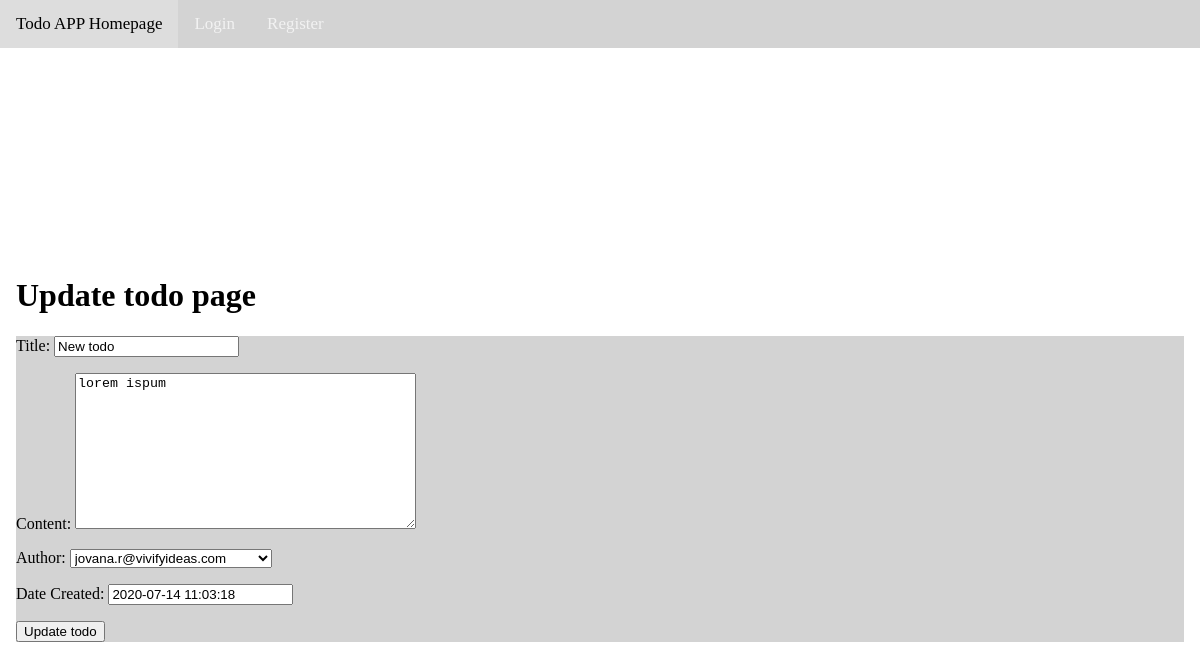
The app's page /todos/10/update/ with its own data.
### apps/todos/models.py (models this page shows, shortened)
class Todo(models.Model):
    title = models.CharField(max_length=200)
    content = models.TextField()
    author = models.ForeignKey(CustomUser, on_delete=models.CASCADE)
    created_at = models.DateTimeField("Date Created", default=datetime.now())

### apps/todos/views.py (the view)
# urls.py: path("<int:todo_id>/update/", views.todo_update_form, name="todo-update-form"),
@require_http_methods(["GET"])
def todo_update_form(request, todo_id):
    todo = Todo.objects.get(id=todo_id)
    form = NewTodoForm(instance=todo)
    return render(request=request,
                   template_name="main/todo-form.html",
                   context={"form": form, "todo":todo})

### apps/todos/forms.py
class NewTodoForm(forms.ModelForm):
    class Meta:
        model = Todo
        fields = '__all__'

### apps/user/models.py (called while the page is built)
    def __str__(self):
        return self.email

### apps/todos/templates/main/todo-form.html (shortened to what this page needs)
{% extends "main/header.html" %}
{% block content %}
    <div>
        <div>
            <h1>{% if todo.id %}Update todo page{% else %}Crate new Todo page{% endif %}</h1>
            <div class="todo-form">
                {% if todo.id %}
                    <form method="POST" action="{% url 'main:todos:todo-update-request' todo_id=todo.id %}">
                {% else %}
                    <form method="POST" action="{% url 'main:todos:todo-create-request' %}">
                {% endif %}
                {{form.as_p}}
                <button type="submit">{% if todo.id %}Update todo{% else %}Crate new Todo{% endif %}</button>
                </form>
            </div>
        </div>
    </div>
{% endblock %}

### apps/main/static/main/css/style.css (style rules this page uses)
body { margin: 0; }
.todo-form { background-color: #d3d3d3; }

### records on screen
Todo: title "New todo", content "lorem ispum", author "jovana.r@vivifyideas.com", created_at "2020-07-14 11:03:18"
